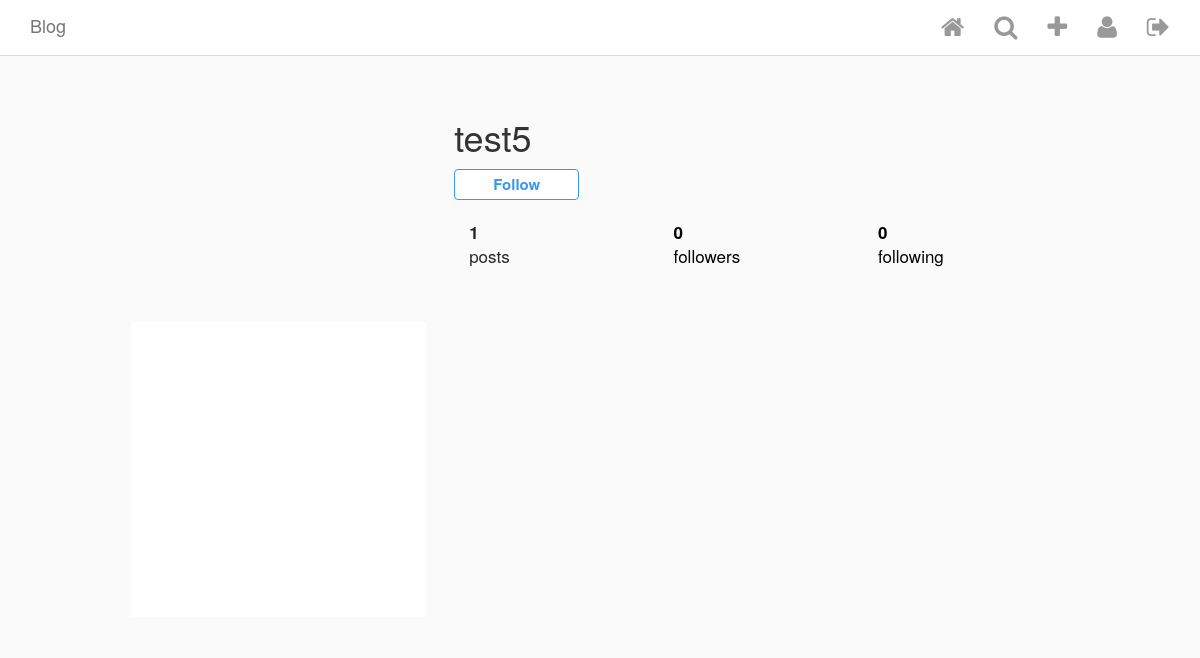
Page /user_profile/5/ (signed in) on the earlier database version.
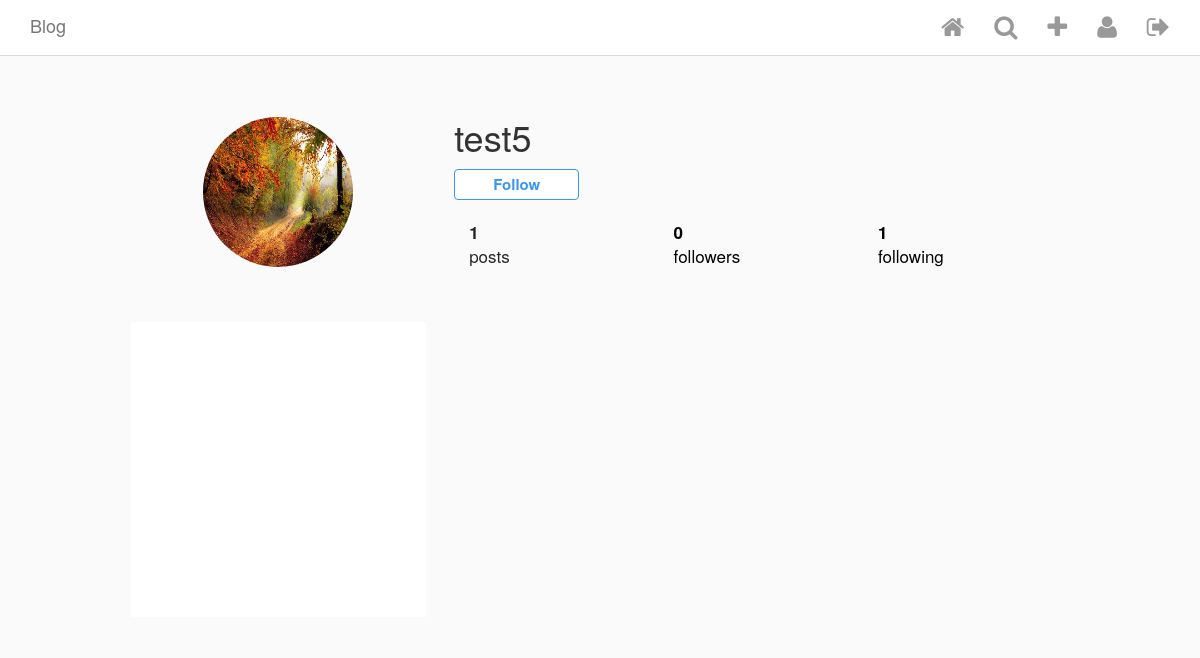
Same page on the later database version.
### Insta/models.py (models this page shows, shortened)
class InstaUser(AbstractUser):
    profile_pic = ProcessedImageField(
        upload_to='static/images/profiles',
        format='JPEG',
        options={'quality':100},
        blank=True,
        null=True
        )
    def get_connections(self):
        connections = UserConnection.objects.filter(creator=self)
        return connections
    def get_followers(self):
        followers = UserConnection.objects.filter(following=self)
        return followers

### Insta/views.py (the view)
# urls.py: path('user_profile/<int:pk>/', UserDetailView.as_view(), name='user_detail'),
class UserDetailView(LoginRequiredMixin, DetailView):
    model = InstaUser
    template_name = 'user_detail.html'
    login_url = 'login'

### Insta/models.py (called while the page is built)
    def get_comment_count(self):
        return self.comments.count()

    def get_like_count(self):
        return self.likes.count()

### Insta/templatetags/custom_tags.py (called while the page is built)
@register.simple_tag
def is_following(current_user, background_user):
    return background_user.get_followers().filter(creator=current_user).exists()

@register.simple_tag(takes_context=True)
def active(context, pattern_or_urlname):
    try:
        pattern = reverse(pattern_or_urlname)
    except NoReverseMatch:
        pattern = pattern_or_urlname
    path = context['request'].path
    if re.search(pattern, path):
        return 'active'
    return ''

### template/user_detail.html (shortened to what this page needs)
{% extends 'base.html' %}
{% load custom_tags %}
{% block content %}
<div class="profile">
    <div class="profile__head">
        <div class="row">
            <div class="col-xs-4 left">
                {% if object.profile_pic %}
                    <img class="picture-circle" src="/{{object.profile_pic}}">
                {% endif %}
            </div>
            <div class="col-xs-8 right">
                <div class="name-buttons">
                    <h1 class="username">{{ object.username }}</h1>
                    {% if user == object %}
                        <a class="edit-desktop" href="{% url 'edit_profile' object.pk %}">
                           <button class="edit-profile">Edit Profile</button>
                       </a>
                    {% else %}
                        {% is_following user object as following %}
                        <div class="follow-toggle__container">
                            <button class="btn btn-primary {% if not following %}follow-user{% else %}unfollow-user{% endif %}" id="{{ object.pk }}">
                                {% if following %}
                                    Unfollow
                                {% else %}
                                    Follow
                                {% endif %}
                            </button>
                        </div>
                    {% endif %}
                </div>
                <div>
                    <ul class="stats">
                        <div class="col-xs-4"><li class="stats__count"><span>{{ object.posts.count }}</span><br> posts</li></div>
                        <div class="col-xs-4"><a href="/" style="text-decoration: none; color: black;"><li class="stats__count"><span class="follower_count" id="follower_id">{{ object.get_followers.count }}</span><br> followers</li></a></div>
                        <div class="col-xs-4"><a href="/" style="text-decoration: none; color: black;"><li class="stats__count"><span>{{ object.get_connections.count }}</span><br> following</li></a></div>
                    </ul>
                </div>
            </div>
        </div>
    </div>
    <div class="profile__body">
        <div class="row">
        {% for post in object.posts.all %}
            <div class="col-xs-4">
                <div class="picture-square" style="background-image: url(http://{{ request.META.HTTP_HOST }}/{{ post.image.url }}); background-size: contain;">
                </div>
            </div>
        {% endfor %}
        </div>
    </div>
</div>
{% endblock content %}

Differences in the rows shown:
changed InstaUser "test5": profile_pic: picture added; get_connections.count "0" → "1"
